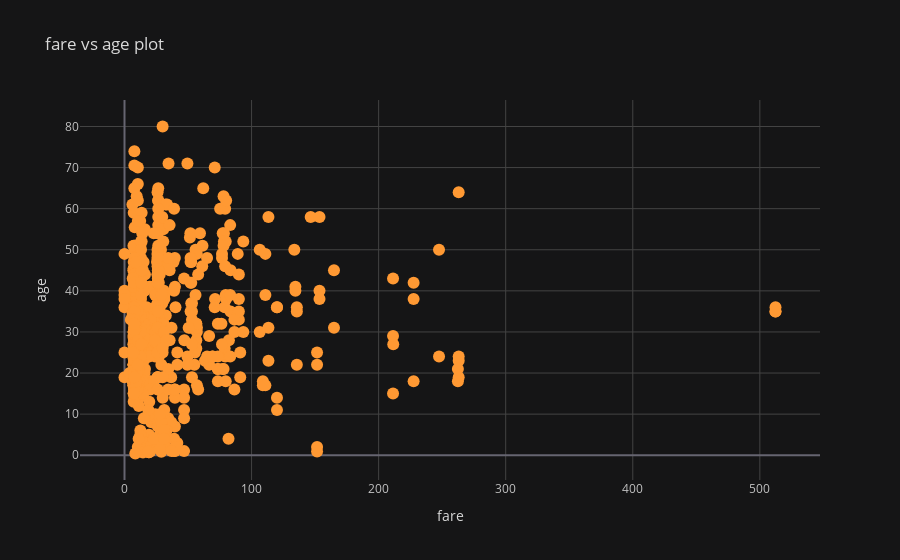

The notebook cell saved with this chart:
### Code cell
# now plotting the plot for 'age' & 'fare'
#  we can also change the them of background and for this 'cufflinks' are what used as
cf.set_config_file(theme='solar')    # solar, polar are one of the themes   
titanic.iplot(x='fare',y='age',mode='markers',xTitle='fare',yTitle='age',title='fare vs age plot')

### Figure 1 — Plotly figure (JSON) as saved in the notebook; plotly's stock layout.template omitted (floating-point values rounded to 4 significant figures; data arrays with more than 128 entries replaced by an {"elided": "..."} marker saying what was removed)
{"data": [{"line": {"color": "rgba(255, 153, 51, 1.0)", "dash": "solid", "shape": "linear", "width": 1.3}, "marker": {"size": 12, "symbol": "circle"}, "mode": "markers", "name": "age", "text": "", "type": "scatter", "x": {"elided": "891 float values"}, "y": {"elided": "891 mixed values"}}], "layout": {"legend": {"bgcolor": "#151516", "font": {"color": "#D9D9D9"}}, "paper_bgcolor": "#151516", "plot_bgcolor": "#151516", "title": {"font": {"color": "#D9D9D9"}, "text": "fare vs age plot"}, "xaxis": {"gridcolor": "#434343", "showgrid": true, "tickfont": {"color": "#C2C2C2"}, "title": {"font": {"color": "#D9D9D9"}, "text": "fare"}, "zerolinecolor": "#666570"}, "yaxis": {"gridcolor": "#434343", "showgrid": true, "tickfont": {"color": "#C2C2C2"}, "title": {"font": {"color": "#D9D9D9"}, "text": "age"}, "zerolinecolor": "#666570"}}}
